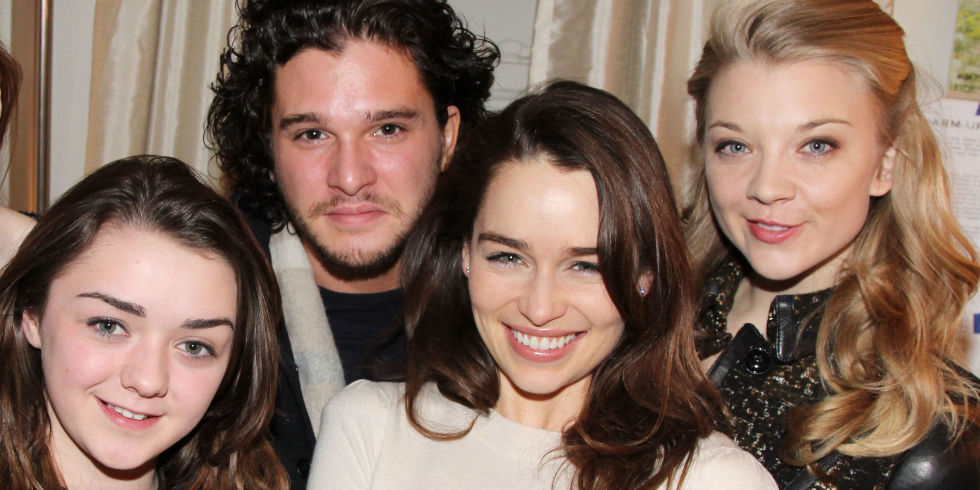
#> input picture images/GoT.jpg, 980 x 490 px
$ jupyter execute CascadeClassifier.ipynb   (shell and % lines are left out)
#> lines starting #> are read from the running program, lines starting #| are printed output that depends on the picture
# Goal
In this session,
- We will see the basics of face detection using Haar Feature-based Cascade Classifiers
- We will extend the same for eye detection etc.

# Basics

Object Detection using Haar feature-based cascade classifiers is an effective object detection method proposed by Paul Viola and Michael Jones in their paper, "Rapid Object Detection using a Boosted Cascade of Simple Features" in 2001. It is a machine learning based approach where a cascade function is trained from a lot of positive and negative images. It is then used to detect objects in other images.

Here we will work with face detection. Initially, the algorithm needs a lot of positive images (images of faces) and negative images (images without faces) to train the classifier. Then we need to extract features from it. For this, haar features shown in below image are used. They are just like our convolutional kernel. Each feature is a single value obtained by subtracting sum of pixels under white rectangle from sum of pixels under black rectangle.

<figure>

    <figcaption style="text-align: center; font-weight: bold">Figure 1. Haar features</figcaption>
</figure>

Now all possible sizes and locations of each kernel is used to calculate plenty of features. (Just imagine how much computation it needs? Even a 24x24 window results over 160000 features). For each feature calculation, we need to find sum of pixels under white and black rectangles. To solve this, they introduced the integral images. It simplifies calculation of sum of pixels, how large may be the number of pixels, to an operation involving just four pixels. Nice, isn't it? It makes things super-fast.

But among all these features we calculated, most of them are irrelevant. For example, consider the image below. Top row shows two good features. The first feature selected seems to focus on the property that the region of the eyes is often darker than the region of the nose and cheeks. The second feature selected relies on the property that the eyes are darker than the bridge of the nose. But the same windows applying on cheeks or any other place is irrelevant. So how do we select the best features out of 160000+ features? It is achieved by **Adaboost**.

<figure>

    <figcaption style="text-align: center; font-weight: bold">Figure 2. Apply Haar features</figcaption>
</figure>

For this, we apply each and every feature on all the training images. For each feature, it finds the best threshold which will classify the faces to positive and negative. But obviously, there will be errors or misclassifications. We select the features with minimum error rate, which means they are the features that best classifies the face and non-face images. (The process is not as simple as this. Each image is given an equal weight in the beginning. After each classification, weights of misclassified images are increased. Then again same process is done. New error rates are calculated. Also new weights. The process is continued until required accuracy or error rate is achieved or required number of features are found).

Final classifier is a weighted sum of these weak classifiers. It is called weak because it alone can't classify the image, but together with others forms a strong classifier. The paper says even 200 features provide detection with 95% accuracy. Their final setup had around 6000 features. (Imagine a reduction from 160000+ features to 6000 features. That is a big gain).

So now you take an image. Take each 24x24 window. Apply 6000 features to it. Check if it is face or not. Wow.. Wow.. Isn't it a little inefficient and time consuming? Yes, it is. Authors have a good solution for that.

In an image, most of the image region is non-face region. So it is a better idea to have a simple method to check if a window is not a face region. If it is not, discard it in a single shot. Don't process it again. Instead focus on region where there can be a face. This way, we can find more time to check a possible face region.

For this they introduced the concept of **Cascade of Classifiers**. Instead of applying all the 6000 features on a window, group the features into different stages of classifiers and apply one-by-one. (Normally first few stages will contain very less number of features). If a window fails the first stage, discard it. We don't consider remaining features on it. If it passes, apply the second stage of features and continue the process. The window which passes all stages is a face region. How is the plan !!!

Authors' detector had 6000+ features with 38 stages with 1, 10, 25, 25 and 50 features in first five stages. (Two features in the above image is actually obtained as the best two features from Adaboost). According to authors, on an average, 10 features out of 6000+ are evaluated per sub-window.

So this is a simple intuitive explanation of how Viola-Jones face detection works. Read paper for more details or check out the references in Additional Resources section.

# Haar-cascade Detection in OpenCV

OpenCV comes with a trainer as well as detector. If you want to train your own classifier for any object like car, planes etc. you can use OpenCV to create one. Its full details are given here: [**Cascade Classifier Training**](http://docs.opencv.org/trunk/dc/d88/tutorial_traincascade.html).

Here we will deal with detection. OpenCV already contains many pre-trained classifiers for face, eyes, smile etc. Those XML files are stored in opencv/data/haarcascades/ folder. Let's create face and eye detector with OpenCV.

[cell 1]
# Run some setup code for this notebook.
import numpy as np
import cv2
import matplotlib.pyplot as plt
import matplotlib.image as mpimg


# This is a bit of magic to make matplotlib figures appear inline in the notebook
# rather than in a new window.
plt.rcParams['figure.figsize'] = (12.0, 10.0) # set default size of plots
plt.rcParams['image.interpolation'] = 'nearest'
plt.rcParams['image.cmap'] = 'gray'

First we need to load the required XML classifiers. Then load our input image (or video) in grayscale mode.

[cell 2]
face_cascade = cv2.CascadeClassifier("data/haarcascades/haarcascade_frontalface_default.xml")
eye_cascade = cv2.CascadeClassifier("data/haarcascades/haarcascade_eye.xml")

img = mpimg.imread("images/GoT.jpg")
#> img is the input picture: shape (490, 980, 3); mean R, G, B 131.8, 106.4, 92.7
gray = cv2.cvtColor(img, cv2.COLOR_RGB2GRAY)
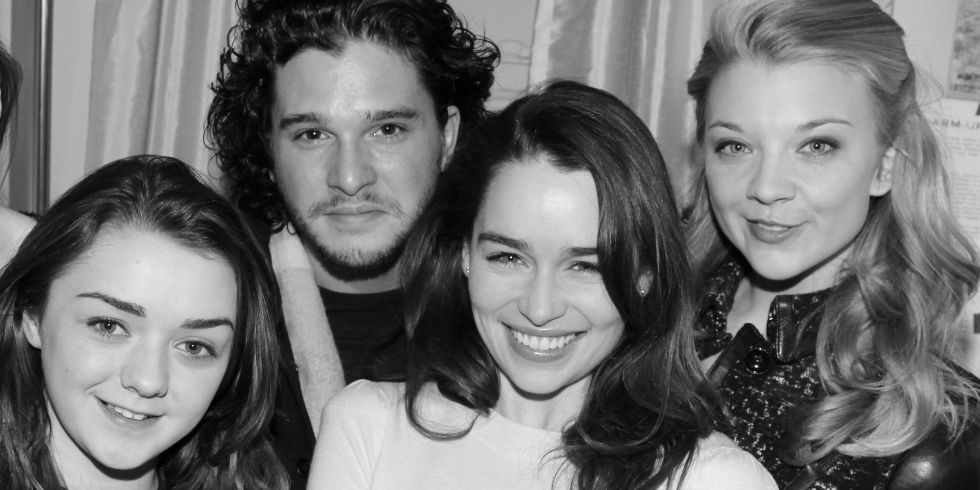
#> gray: shape (490, 980); min 0, max 254, mean 112.4

Now we find the faces in the image. If faces are found, it returns the positions of detected faces as Rect(x,y,w,h). Once we get these locations, we can create a ROI for the face and apply eye detection on this ROI (since eyes are always on the face !!! ).

[cell 3]
BLUE = (0, 0, 255)
GREEN = (0, 255, 0)
LINE_WIDTH = 2

# detect faces using cascade classifier
faces = face_cascade.detectMultiScale(gray, scaleFactor=1.3, minNeighbors=4)
#> faces = [[251, 57, 195, 195], [679, 70, 201, 201], [444, 183, 196, 196], [37, 245, 220, 220]]

# draw face regions
for (x, y, w, h) in faces:
    face_top_left = (x, y)
    face_right_bottom = (x + w, y + h)
    cv2.rectangle(img, face_top_left, face_right_bottom, BLUE, LINE_WIDTH)
    roi_gray = gray[y:y+h, x:x+w]
    roi_color = img[y:y+h, x:x+w]

    # detect eyes
    eyes = eye_cascade.detectMultiScale(roi_gray, scaleFactor=1.2, minNeighbors=4)

    # draw eye regions
    for (ex, ey, ew, eh) in eyes:
        eye_top_left = (ex, ey)
        eye_right_bottom = (ex + ew, ey + eh)
        cv2.rectangle(roi_color, eye_top_left, eye_right_bottom, GREEN, LINE_WIDTH)
#> this loop made 4 passes
#> (x, y, w, h, face_right_bottom, eyes) on passes 1 to 4: (251, 57, 195, 195, (446, 252), [[115, 51, 43, 43], [36, 57, 43, 43]]), (679, 70, 201, 201, (880, 271), [[113, 51, 50, 50], [30, 56, 41, 41]]), (444, 183, 196, 196, (640, 379), [[121, 68, 33, 33], [40, 54, 44, 44]]), (37, 245, 220, 220, (257, 465), [[44, 55, 53, 53], [133, 79, 48, 48]])
#> pass 1, `roi_gray = gray[y:y+h, x:x+w]`:
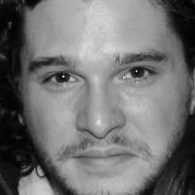
#> roi_gray: shape (195, 195); min 0, max 245, mean 114.1
#> pass 1, `roi_color = img[y:y+h, x:x+w]`:
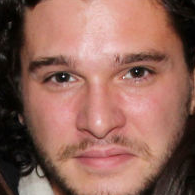
#> roi_color: shape (195, 195, 3); mean R, G, B 146.1, 102.3, 91
#> pass 2, `roi_gray = gray[y:y+h, x:x+w]`:
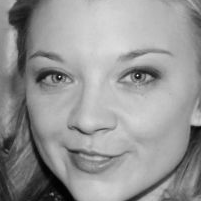
#> roi_gray: shape (201, 201); min 0, max 249, mean 150.1
#> pass 2, `roi_color = img[y:y+h, x:x+w]`:
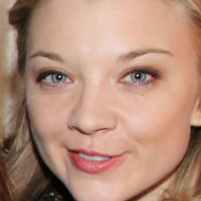
#> roi_color: shape (201, 201, 3); mean R, G, B 179.6, 140.6, 121.6
#> after the loop:
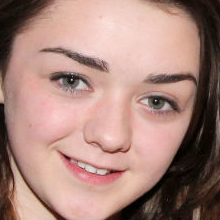
#> roi_color: shape (220, 220, 3); mean R, G, B 167.9, 133.1, 123.8
#> after the loop:
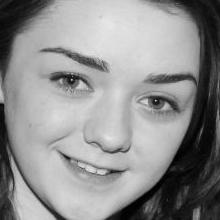
#> roi_gray: shape (220, 220); min 0, max 234, mean 142.4

plt.imshow(img)
plt.xticks(())
plt.yticks(())
plt.show()
